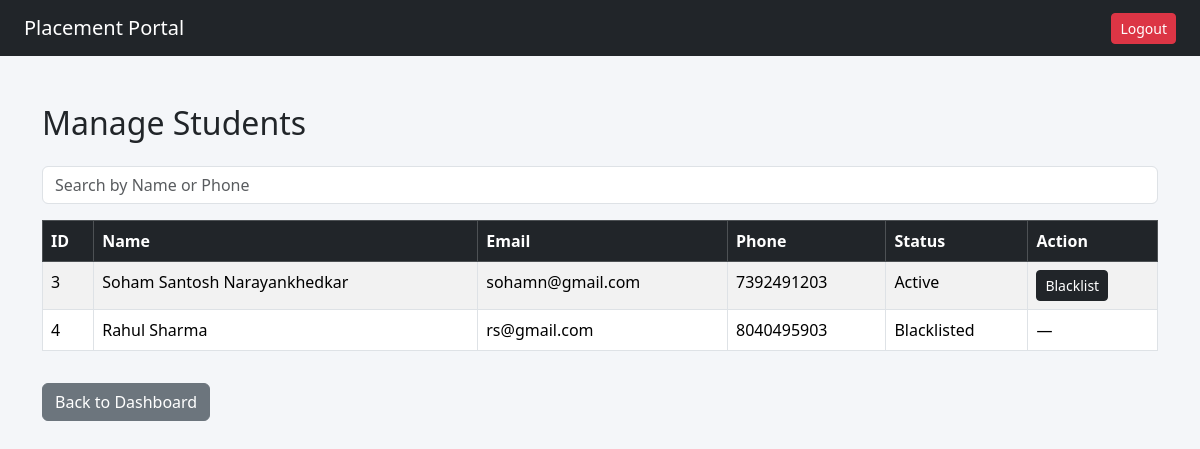
Before: /admin/students (signed in) with the older database file.
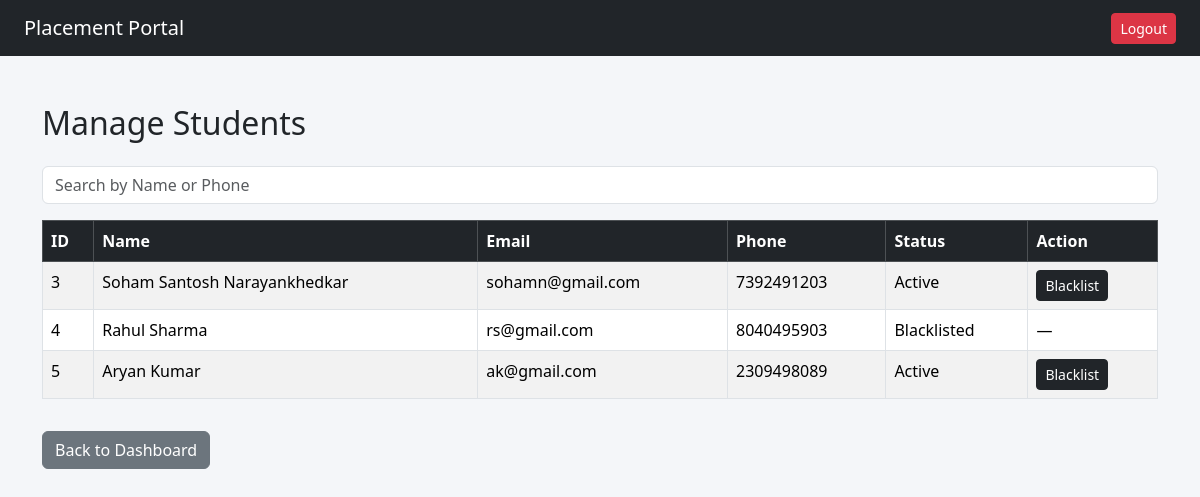
After: the same page with the newer database file.
### tables this page shows
CREATE TABLE student (
           id INTEGER PRIMARY KEY AUTOINCREMENT,
           name TEXT NOT NULL,
           email TEXT UNIQUE NOT NULL,
           password TEXT NOT NULL,
           phone TEXT,
           resume_path TEXT,
           is_active INTEGER DEFAULT 1,
           created_at TEXT
        );

### app.py (the view)
@app.route('/admin/students')
def manage_students():
    if session.get('role') != 'admin':
        return redirect('/')
    search = request.args.get('search')
    conn = get_connection()
    cursor = conn.cursor()
    if search:
        cursor.execute("""
            SELECT * FROM student
            WHERE name LIKE ?
               OR phone LIKE ?
               OR id LIKE ?
        """, (f'%{search}%', f'%{search}%', f'%{search}%'))
    else:
        cursor.execute("SELECT * FROM student")
    students = cursor.fetchall()
    conn.close()
    return render_template("admin/students.html", students=students)

### database.py (called while the page is built)
def get_connection():
    conn = sqlite3.connect(DB_NAME)
    conn.row_factory = sqlite3.Row
    return conn

### templates/admin/students.html
{% extends "base.html" %}
{% block content %}
<h2 class="mb-4">Manage Students</h2>
<form method="GET" class="mb-3">
    <input type="text"
           name="search"
           class="form-control"
           placeholder="Search by Name or Phone">
</form>
<table class="table table-bordered table-striped">
    <thead class="table-dark">
        <tr>
            <th>ID</th>
            <th>Name</th>
            <th>Email</th>
            <th>Phone</th>
            <th>Status</th>
            <th>Action</th>
        </tr>
    </thead>
    <tbody>
        {% for student in students %}
        <tr>
            <td>{{ student.id }}</td>
            <td>{{ student.name }}</td>
            <td>{{ student.email }}</td>
            <td>{{ student.phone }}</td>
            <td>
                {% if student.is_active == 1 %}
                    Active
                {% else %}
                    Blacklisted
                {% endif %}
            </td>
            <td>
                {% if student.is_active == 1 %}
                <form action="/admin/blacklist/student/{{ student.id }}"
                      method="POST"
                      style="display:inline;">
                    <button type="submit"
                            class="btn btn-dark btn-sm">
                        Blacklist
                    </button>
                </form>
                {% else %}
                    —
                {% endif %}
            </td>
        </tr>
        {% endfor %}
    </tbody>
</table>
<a href="/admin/dashboard" class="btn btn-secondary mt-3">
    Back to Dashboard
</a>
{% endblock %}

Changed rows visible on the page:
added student: id "5", name "Aryan Kumar", email "ak@gmail.com", phone "2309498089", is_active "Active"
